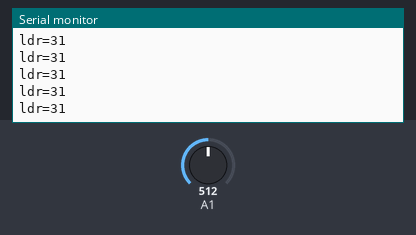
Bench run of a sketch on a simulated Arduino Uno, built with avr-gcc and run on an emulated ATmega328P. On the bench: the last lines printed to the serial monitor. The test bench sets the inputs (shaded band); at power-on: A1 = 512.

Above: at 1.2 s.
1.3 s: A1 set to 175
At 2.3 s:
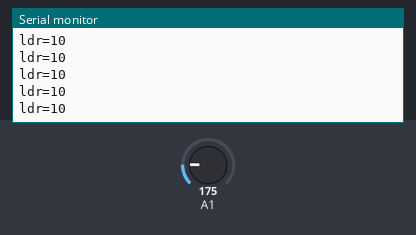
2.8 s: A1 set to 148
At 3.8 s:
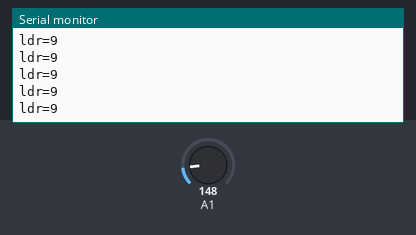
Timing chart, 0 to 5.8 s (numbered marks = the images above; inputs shaded):
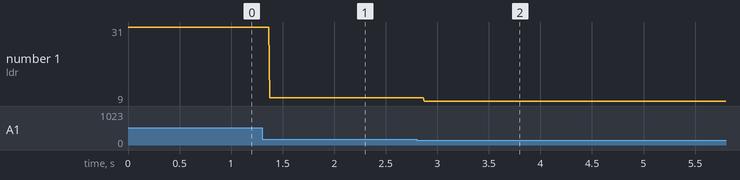

Measured:
- after the input at 1.3 s, the serial monitor: prints a new line after 0.07 s (image 1)
- after the input at 2.8 s, the serial monitor: prints a new line after 0.07 s (image 2)
- plotted number 1: 31 → 10 after the input at 1.3 s, 10 → 9 after the input at 2.8 s

The sketch:

15_bpldranalog.ino
```cpp
// Inisialisasi
int pinLDR = PB1;
int pinLedR = PB0;


void setup() {
  // konfigurasi pin
  Serial.begin(9600);
  pinMode(pinLDR, INPUT);
  pinMode(pinLedR, OUTPUT);
}

void loop() {
  // read input
  int ldr = map(analogRead(pinLDR), 0,4095, 0, 255);

  // print
  Serial.println("ldr=" + String(ldr));

  // logic
  if(ldr < 100 ) {
    analogWrite(pinLedR, 0);
  } else if (ldr < 200) {
    analogWrite(pinLedR, 140);
  } else if (ldr < 255) {
    analogWrite(pinLedR, 255);
  }

}
```
